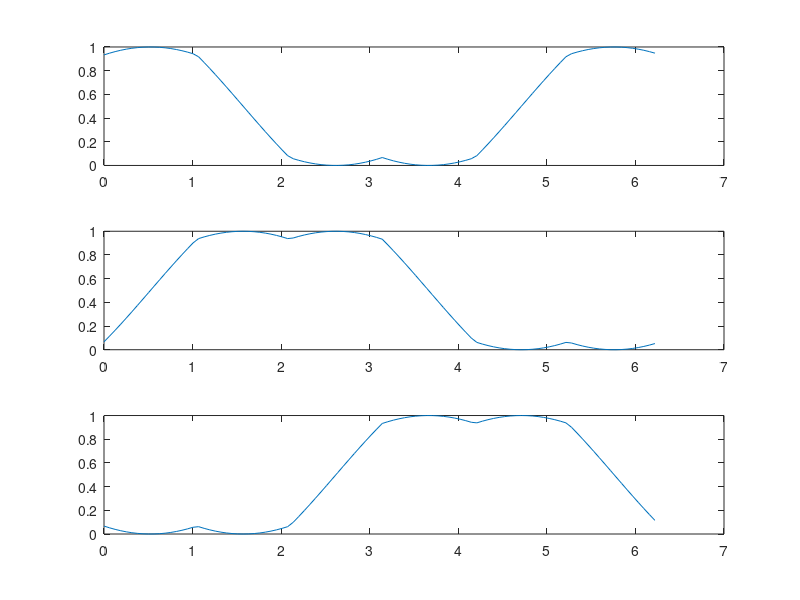

The MATLAB script that drew this image:


Vd = 1100;
angle = 0:2*pi/100:6*pi/3-1e-6;
vmax = Vd/sqrt(3);
vref = vmax;
mi = vref/(Vd/sqrt(3));

vref_A =  vref*cos(angle);
vref_B =  vref*sin(angle);

d0 = zeros(1,length(angle));
da = zeros(1,length(angle));
db = zeros(1,length(angle));
d1 = zeros(1,length(angle));
d2 = zeros(1,length(angle));
d3 = zeros(1,length(angle));

for ii = 1:length(angle)

  angle_sector = mod(angle(ii),pi/3);
%  db(ii) = sin(angle_sector)*vref/(Vd/sqrt(3));
%  da(ii) = sqrt(3)/2*cos(angle_sector)*vref/(Vd/sqrt(3)) - db(ii)/2;
%  da(ii) = sqrt(3)/2*mi*cos(angle_sector) - db(ii)/2;
  da(ii) = mi*sin(pi/3-angle_sector);
  db(ii) = mi*sin(angle_sector);
  d0(ii) = (1 - da(ii) - db(ii))/2;

  if angle(ii) < pi/3
    d1(ii) = d0(ii) + da(ii) + db(ii);
    d2(ii) = d0(ii) + db(ii);
    d3(ii) = d0(ii);
  elseif angle(ii) < 2*pi/3
    d1(ii) = d0(ii) + da(ii);
    d2(ii) = d0(ii) + da(ii) + db(ii);
    d3(ii) = d0(ii);
  elseif angle(ii) < 3*pi/3
    d1(ii) = d0(ii);
    d2(ii) = d0(ii) + da(ii) + db(ii);
    d3(ii) = d0(ii) + db(ii);
  elseif angle(ii) < 4*pi/3
    d1(ii) = d0(ii);
    d2(ii) = d0(ii) + da(ii);
    d3(ii) = d0(ii) + da(ii) + db(ii);
  elseif angle(ii) < 5*pi/3
    d1(ii) = d0(ii) + db(ii);
    d2(ii) = d0(ii);
    d3(ii) = d0(ii) + da(ii) + db(ii);
  else%if angle(ii) < 6*pi/3
    d1(ii) = d0(ii) + da(ii) + db(ii);
    d2(ii) = d0(ii);
    d3(ii) = d0(ii) + da(ii);
  endif
end


subplot(3,1,1);
plot(angle,d1);
subplot(3,1,2);
plot(angle,d2);
subplot(3,1,3);
plot(angle,d3);



